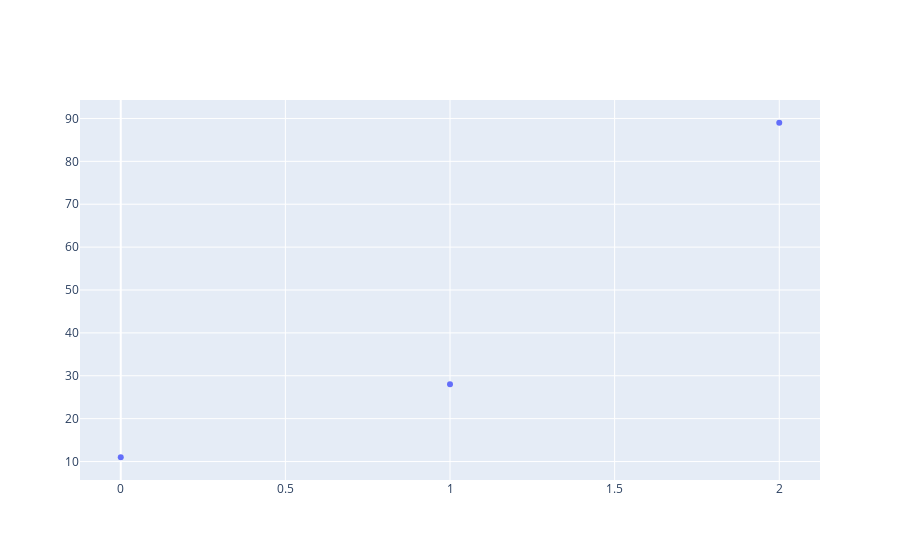

This figure's notebook cell:
### Markdown cell above
> Once again, press `shift + return` on the cell below, and change the values to see how they affect the output.

### Code cell
numbers = [11, 28, 89]
names = ['chicago', 'new york', 'philadelpia']
plot_with_labels(numbers, names)

### Figure 1 — Plotly figure (JSON) as saved in the notebook; plotly's stock layout.template omitted (floating-point values rounded to 4 significant figures)
{"data": [{"hovertext": ["chicago", "new york", "philadelpia"], "mode": "markers", "type": "scatter", "y": [11, 28, 89]}], "layout": {"autosize": true, "xaxis": {"autorange": true, "range": [-0.1226, 2.123]}, "yaxis": {"autorange": true, "range": [5.287, 94.71], "type": "linear"}}}
